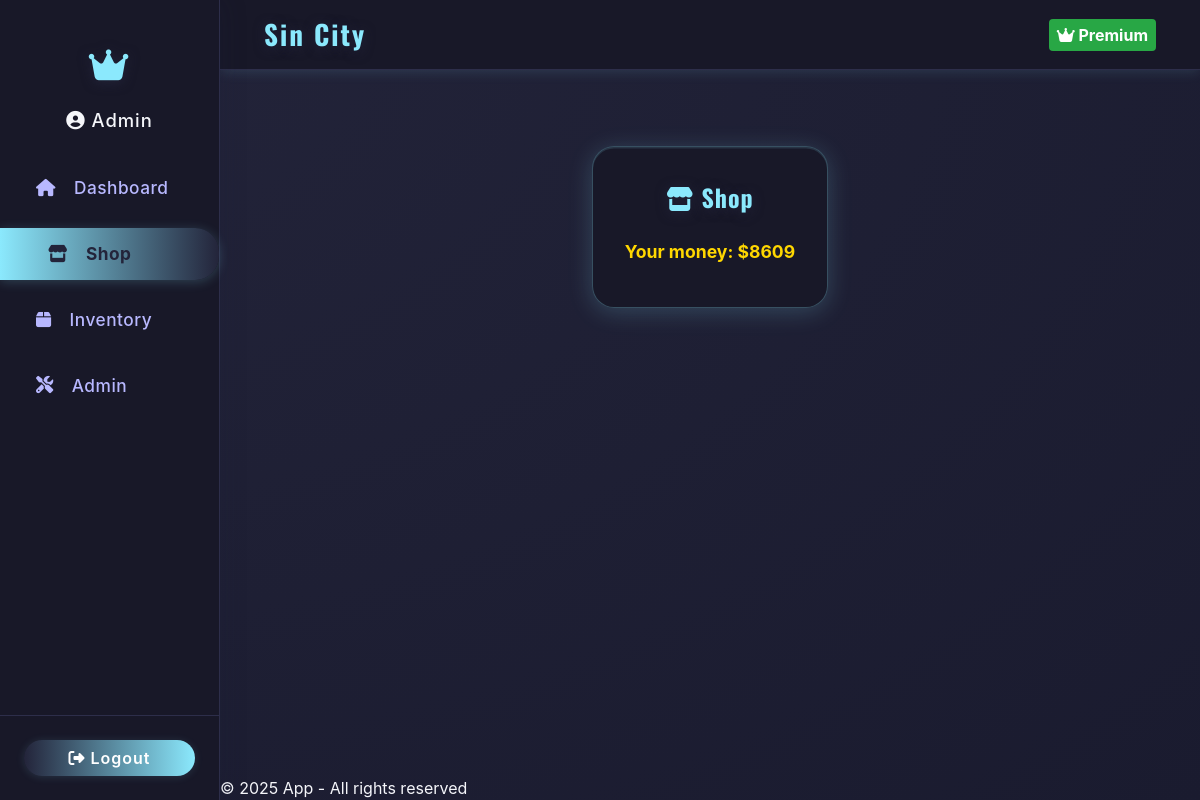
Before: /shop (signed in) with the older database file.
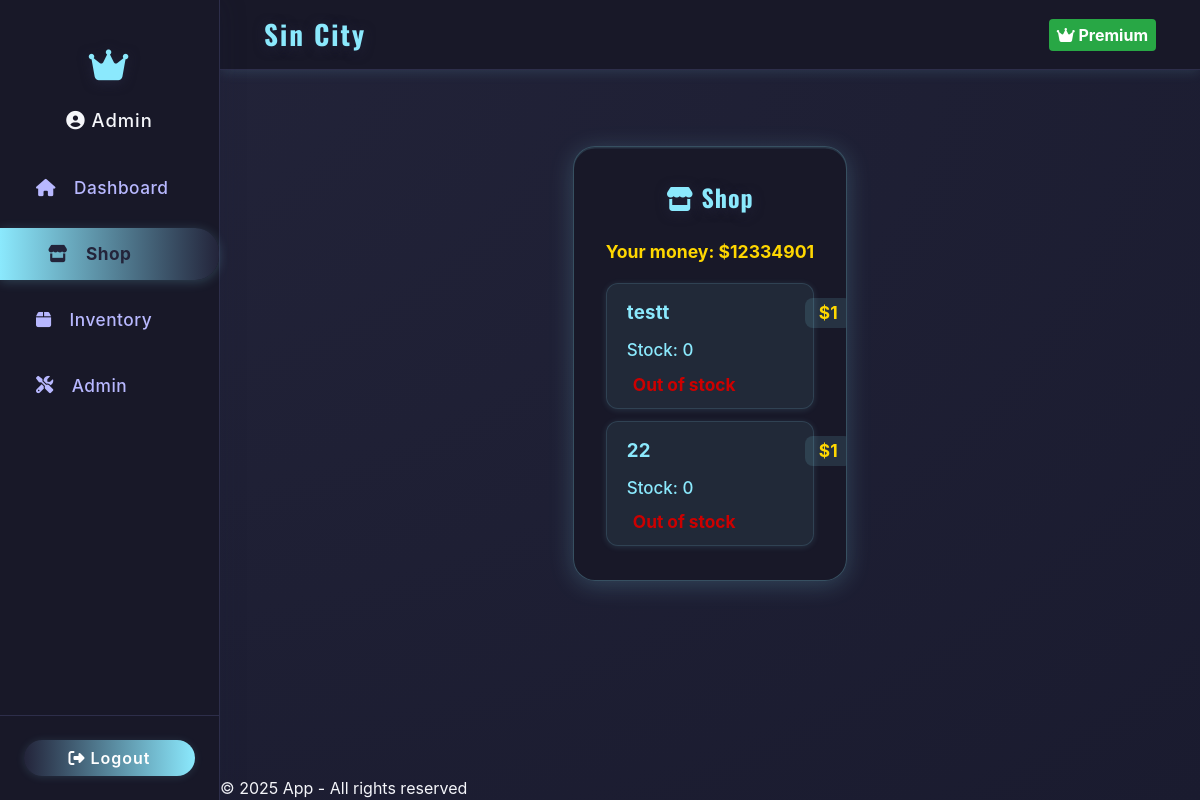
After: the same page with the newer database file.
### app.py (models this page shows, shortened)
class User(db.Model, UserMixin):
    __tablename__ = 'user'
    id = db.Column(db.Integer, primary_key=True)
    username = db.Column(db.String(150), unique=True, nullable=False)
    password_hash = db.Column(db.String(150), nullable=False)
    crew_id = db.Column(db.Integer, db.ForeignKey('crew.id'), nullable=True)
    xp = db.Column(db.Integer, default=0)
    level = db.Column(db.Integer, default=1)
    money = db.Column(db.Integer, default=0)
    last_seen = db.Column(db.DateTime, default=datetime.utcnow)
    last_earned = db.Column(db.DateTime, default=None, nullable=True)
    is_admin = db.Column(db.Boolean, default=False)
    premium = db.Column(db.Boolean, default=False)
    last_known_ip = db.Column(db.String(45))

class ShopItem(db.Model):
    id = db.Column(db.Integer, primary_key=True)
    name = db.Column(db.String(64), nullable=False)
    description = db.Column(db.String(256))
    price = db.Column(db.Integer, nullable=False)
    stock = db.Column(db.Integer, nullable=False, default=0)

### app.py (the view, shortened to what this page needs)
@app.route('/shop', methods=['GET', 'POST'])
@login_required
def shop():
    items = ShopItem.query.all()
    message = None
    return render_template('shop.html', items=items, message=message)

### app.py (called while the page is built)
@app.before_request
def update_last_seen():
    if current_user.is_authenticated:
        current_user.last_seen = datetime.utcnow()
        db.session.commit()

@login_manager.user_loader
def load_user(user_id):
    return db.session.get(User, int(user_id))

### templates/shop.html (shortened to what this page needs)
{% extends "base.html" %}
{% block content %}
<div class="shop-container">
    <div class="shop-title"><i class="fas fa-store"></i> Shop</div>
    <span class="shop-money">Your money: ${{ current_user.money }}</span>
    <ul class="shop-list">
      {% for item in items %}
      <li class="shop-item">
        <div class="shop-item-header">
          <span class="shop-item-name">{{ item.name }}</span>
          <span class="shop-item-price">${{ item.price }}</span>
        </div>
        <div class="shop-item-stock">Stock: {{ item.stock }}</div>
        <div class="shop-item-actions">
          {% if item.stock > 0 %}
          <form method="post">
            <input type="hidden" name="item_id" value="{{ item.id }}">
            <button type="submit" class="shop-buy-btn">Buy</button>
          </form>
          {% else %}
          <span class="shop-out">Out of stock</span>
          {% endif %}
        </div>
      </li>
      {% endfor %}
    </ul>
</div>
{% endblock %}

### templates/base.html (shortened to what this page needs)
<!DOCTYPE html>
<html lang="en">
<head>
  <link rel="stylesheet" href="https://cdn.jsdelivr.net/npm/bootstrap@4.6.2/dist/css/bootstrap.min.css">
  <link rel="stylesheet" href="https://cdnjs.cloudflare.com/ajax/libs/font-awesome/6.4.2/css/all.min.css">
</head>
<body>
  <div class="layout-root">
    <nav class="sidebar">
      <div class="sidebar-header">
        <i class="fas fa-crown"></i>
      </div>
      {% if current_user.is_authenticated %}
      <div class="sidebar-user">
        <i class="fas fa-user-circle"></i> {{ current_user.username }}
      </div>
      {% endif %}
      <div class="sidebar-nav">
        <a href="{{ url_for('dashboard') }}" class="{% if request.endpoint == 'dashboard' %}active{% endif %}">
          <i class="fas fa-home"></i> <span>Dashboard</span>
        </a>
        <a href="{{ url_for('shop') }}" class="{% if request.endpoint == 'shop' %}active{% endif %}">
          <i class="fas fa-store"></i> <span>Shop</span>
        </a>
        <a href="{{ url_for('inventory') }}" class="{% if request.endpoint == 'inventory' %}active{% endif %}">
          <i class="fas fa-box"></i> <span>Inventory</span>
        </a>
        {% if current_user.is_authenticated and current_user.is_admin %}
        <a href="{{ url_for('admin.index') }}" class="{% if request.endpoint == 'admin.index' %}active{% endif %}">
          <i class="fas fa-tools"></i> <span>Admin</span>
        </a>
        {% endif %}
      </div>
      <div class="sidebar-footer">
        {% if current_user.is_authenticated %}
        <a href="{{ url_for('logout') }}" class="btn"><i class="fas fa-sign-out-alt"></i> Logout</a>
        {% endif %}
      </div>
    </nav>
    <div class="main-area">
      <header class="topbar">
        <span class="topbar-title">
          {% block topbar_title %}Sin City{% endblock %}
        </span>
        <div class="topbar-actions">
          {% block topbar_actions %}
          {% if current_user.is_authenticated and not current_user.premium %}
          <form action="{{ url_for('upgrade') }}" method="post" class="d-inline">
            <button type="submit" class="btn">
              <i class="fas fa-star"></i> Upgrade
            </button>
          </form>
          {% elif current_user.is_authenticated and current_user.premium %}
          <span class="badge badge-success p-2" style="font-size:1em;">
            <i class="fas fa-crown"></i> Premium
          </span>
          {% endif %}
          {% endblock %}
        </div>
      </header>
      <main class="content-area">
        {% block content %}{% endblock %}
      </main>
      <footer>
        &copy; {{ current_year if current_year else "2025" }} App - All rights reserved
      </footer>
    </div>
  </div>
</body>
</html>

### templates/base.html (style rules this page uses)
body { background: radial-gradient(ellipse at top left, #23243a 0%, #1a1b2f 100%); color: #f5f6fa; font-family: 'Inter', 'Segoe UI', Arial, sans-serif; margin: 0; padding: 0; min-height: 100vh; width: 100vw; box-sizing: border-box; }
.layout-root { display: flex; min-height: 100vh; width: 100vw; overflow-x: hidden; }
.sidebar { width: 220px; min-width: 60px; background: rgba(25, 25, 40, 0.98); backdrop-filter: blur(16px); box-shadow: 2px 0 24px rgba(30,32,60,0.18); display: flex; flex-direction: column; align-items: stretch; z-index: 100; transition: width 0.2s; border-right: 1px solid #2d2e4a; height: 100vh; position: sticky; top: 0; }
.sidebar .sidebar-header { color: #8be9fd; font-size: 2.2em; font-weight: 900; padding: 36px 0 18px 0; text-align: center; letter-spacing: 2px; font-family: 'Oswald', 'Cinzel', serif; text-shadow: 0 2px 12px #23243a; }
.sidebar .sidebar-user { color: #f5f6fa; text-align: center; margin-bottom: 28px; font-size: 1.15em; font-weight: 500; letter-spacing: 1px; }
.sidebar .sidebar-nav { flex: 1; display: flex; flex-direction: column; gap: 10px; padding: 0 0 0 0; }
.sidebar .sidebar-nav a { color: #b8b8ff; font-size: 1.08em; font-weight: 500; padding: 13px 36px; border-radius: 0 24px 24px 0; margin: 0 0 4px 0; display: flex; align-items: center; gap: 18px; text-decoration: none; transition: background 0.18s, color 0.18s, padding-left 0.18s; position: relative; letter-spacing: 0.5px; white-space: nowrap; }
.sidebar .sidebar-nav a.active, .sidebar .sidebar-nav a:hover { background: linear-gradient(90deg, #8be9fd 0%, #23243a 100%); color: #23243a; font-weight: 700; padding-left: 48px; box-shadow: 0 2px 12px #8be9fd33; }
.sidebar .sidebar-footer { padding: 24px; border-top: 1px solid #2d2e4a; }
.sidebar .sidebar-footer .btn { width: 100%; border-radius: 20px; font-weight: 600; background: linear-gradient(90deg, #23243a 0%, #8be9fd 100%); color: #fff; border: none; transition: background 0.18s, color 0.18s; box-shadow: 0 1px 8px #8be9fd22; letter-spacing: 1px; }
.main-area { flex: 1; display: flex; flex-direction: column; min-width: 0; min-height: 50vh; height: 100vh; box-sizing: border-box; }
.topbar { height: 70px; background: rgba(25, 25, 40, 0.98); backdrop-filter: blur(12px); display: flex; align-items: center; padding: 0 44px; box-shadow: 0 2px 12px #8be9fd22; z-index: 10; position: sticky; top: 0; border-bottom: 1px solid #2d2e4a; min-width: 0; }
.topbar .topbar-title { color: #8be9fd; font-size: 1.7em; font-weight: 900; letter-spacing: 2px; margin-right: 24px; font-family: 'Oswald', 'Cinzel', serif; text-shadow: 0 2px 12px #23243a; }
.topbar .topbar-actions { margin-left: auto; display: flex; gap: 16px; }
.content-area { flex: 1; padding: 40px 40px 32px 40px; min-width: 0; display: flex; flex-direction: column; background: none; }

Changed rows visible on the page:
changed User "Admin": money "8609" → "12334901"
added ShopItem: name "testt", price "1", stock "0", shows "Out of stock"
added ShopItem: name "22", price "1", stock "0", shows "Out of stock"
